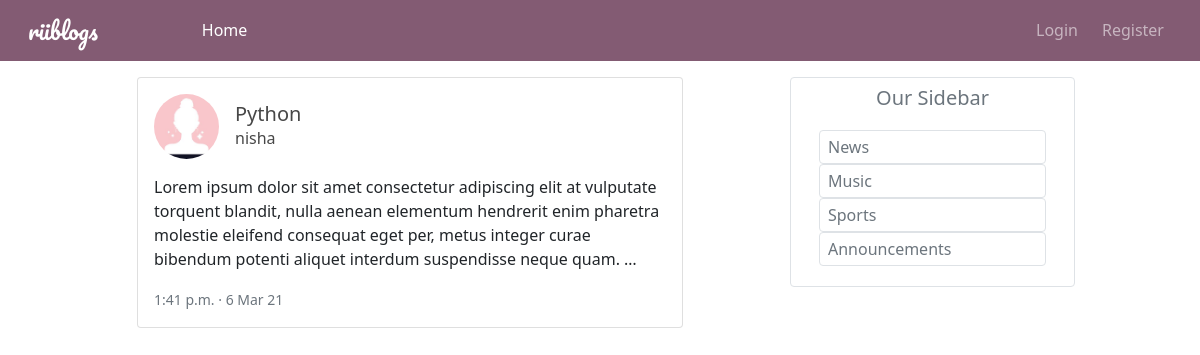
The app's page /user/nisha/, older data.
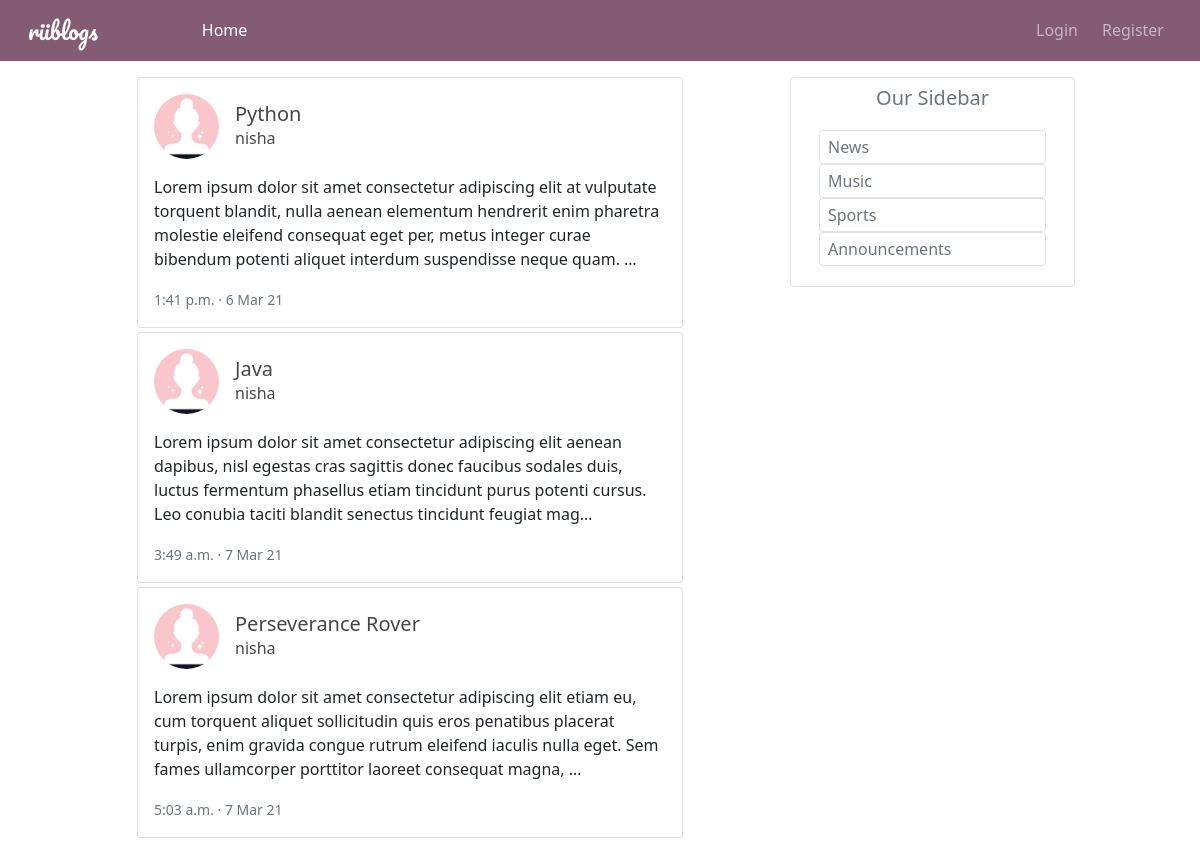
The same page, newer data.
### blog/models.py (models this page shows, shortened)
class Post(models.Model):
    author = models.ForeignKey(User, on_delete=models.CASCADE)
    title = models.CharField(max_length=100)
    content = models.TextField()
    created = models.DateTimeField(default=timezone.now)

### user/models.py (models this page shows, shortened)
class Profile(models.Model):
    user = models.OneToOneField(User, on_delete=models.CASCADE)
    image = models.ImageField(upload_to='profile_pictures/', default='profile_pictures/default.jpg')

### blog/views.py (the view)
# urls.py: path('user/<str:username>/', UserPostList.as_view(), name='user_posts'),
class UserPostList(ListView):
    model = Post
    template_name = 'blog/user_posts.html'
    context_object_name = 'posts'
    def get_queryset(self):
        user = get_object_or_404(User, username=self.kwargs.get('username'))
        return Post.objects.filter(author=user)

### blog/templates/blog/user_posts.html (shortened to what this page needs)
{% extends "blog/base.html" %}
{% block home %}active{% endblock %}
{% block content %}
    {% for post in posts %}
        <div class="card p-3 mb-1 custom-card">
            <div class="d-flex align-items-center">
                <div class="image">
                    <img src="{{ post.author.profile.image.url }}" class="rounded-circle border-light" height="65"
                         width="65" alt="author-image">
                </div>
                <div class="ml-3 w-100 ms-3">
                    <h5 class="mb-0 mt-0">
                        <a href="{% url 'blog:detail' post.id %}" class="post-link">{{ post.title }}</a>
                    </h5>
                    <span><a href="" class="post-link">{{ post.author }}</a></span>
                </div>
            </div>
            <div class="mt-3">
                {{ post.content|truncatechars:250 }}
            </div>
            <div class="mt-3">
                <small class="text-muted">
                    {{ post.created|date:'g:i a' }} &#183;
                    {{ post.created|date:'j M y' }}
                </small>
            </div>
        </div>
    {% endfor %}
{% endblock %}

### blog/templates/blog/base.html (shortened to what this page needs)
<!DOCTYPE html>
{% load static %}
<html lang="en">
<head>
    <link href="https://cdn.jsdelivr.net/npm/bootstrap@5.0.0-beta2/dist/css/bootstrap.min.css" rel="stylesheet"
>
    <link rel="stylesheet" href="https://cdnjs.cloudflare.com/ajax/libs/font-awesome/5.15.2/css/all.min.css"
/>
    <link rel="stylesheet" href="{% static 'blog/main.css' %}">
</head>
<body>
<nav class="navbar navbar-expand-lg navbar-dark" style="background-color: #835b73;">
    <div class="container-fluid">
        <a class="navbar-brand ms-3 me-5" href="{% url 'blog:home' %}">riiblogs</a>
        <div class="collapse navbar-collapse" id="navbarSupportedContent">
            <ul class="navbar-nav me-auto mb-2 mb-lg-0">
                <li class="nav-item me-2 ms-lg-5">
                    <a class="nav-link {% block home %}{% endblock home %}" href="{% url 'blog:home' %}">Home</a>
                </li>
            </ul>
            <ul class="navbar-nav ms-auto mb-2 mb-lg-0">
                {% if user.is_authenticated %}
                    <li class="nav-item me-2">
                        <a class="nav-link {% block create %}{% endblock %}" href="{% url 'blog:create' %}"><i class="fas fa-plus me-2"></i>Create</a>
                    </li>
                    <li class="nav-item me-2">
                        <a class="nav-link {% block profile %}{% endblock %}" href="{% url 'profile' %}">
                            {{ user.username }}'s Profile
                        </a>
                    </li>
                    <li class="nav-item me-3">
                        <a class="nav-link" href="{% url 'logout' %}"><i class="fas fa-power-off"></i></a>
                    </li>
                {% else %}
                    <li class="nav-item me-2">
                        <a class="nav-link {% block login %}{% endblock %}" href="{% url 'login' %}">Login</a>
                    </li>
                    <li class="nav-item me-3">
                        <a class="nav-link {% block register %}{% endblock %}" href="{% url 'register' %}">Register</a>
                    </li>
                {% endif %}
            </ul>
        </div>
    </div>
</nav>
<div class="container pt-3 mb-5">
    <div class="row">
        <div class="col-lg-6 offset-lg-1">
            {% block content %}{% endblock %}
        </div>
        <div class="col-lg-3 offset-lg-1 border rounded pt-2 pe-4 ps-4 text-muted" id="sidebar">
            <h5 class="text-center mb-3">Our Sidebar</h5>
            <ul style="list-style:none" class="p-1">
                <li class="border rounded p-1 ps-2">News</li>
                <li class="border rounded p-1 ps-2">Music</li>
                <li class="border rounded p-1 ps-2">Sports</li>
                <li class="border rounded p-1 ps-2">Announcements</li>
            </ul>
        </div>
    </div>
</div>
</body>
</html>

### blog/static/blog/main.css (style rules this page uses)
.navbar-brand { font-family: 'Pacifico', cursive; font-size: 23px; }
#sidebar { height: fit-content; }
.post-link { color: rgb(71, 71, 71); text-decoration: none; }

Row changes from the older to the newer data that the page shows:
added Post: author.profile.image (placeholder picture), title "Java", author "nisha", content "Lorem ipsum dolor sit amet consectetur adipiscing elit aenean dapibus, nisl egestas cras sagittis donec faucibus sodales duis, luctus fermentum phasellus etiam tincidunt purus potenti cursus. Leo conubia taciti blandit senectus tincidunt feugiat mag…", created "3:49 a.m.", created "7 Mar 21"
added Post: author.profile.image (placeholder picture), title "Perseverance Rover", author "nisha", content "Lorem ipsum dolor sit amet consectetur adipiscing elit etiam eu, cum torquent aliquet sollicitudin quis eros penatibus placerat turpis, enim gravida congue rutrum eleifend iaculis nulla eget. Sem fames ullamcorper porttitor laoreet consequat magna, …", created "5:03 a.m.", created "7 Mar 21"
